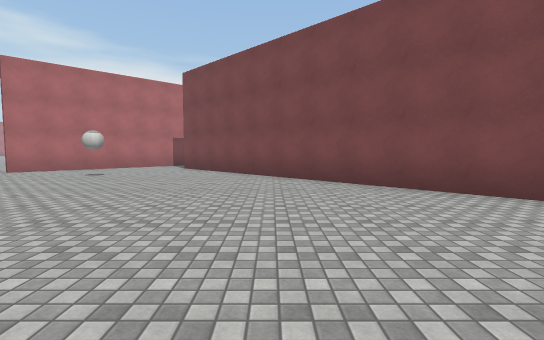
[1] (above)

24 first-person views from a walk through a Unity game level. The camera is 1.4 m above the floor, tilts 4° down and sees 85° across. The floor is counted in squares, 2 m on a side. Each view is taken from the middle of a square. On the plan, view 1 faces up. The plan holds only what a view shows up to about 10 squares ahead; the rest is blank. The place goes on beyond the plan. Surface patterns are stand-ins for the level's own textures.

[2]
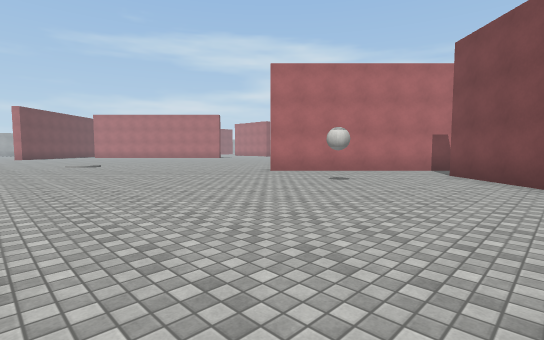

[3]
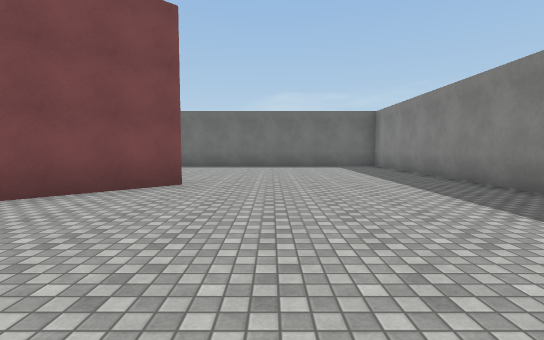

[4]
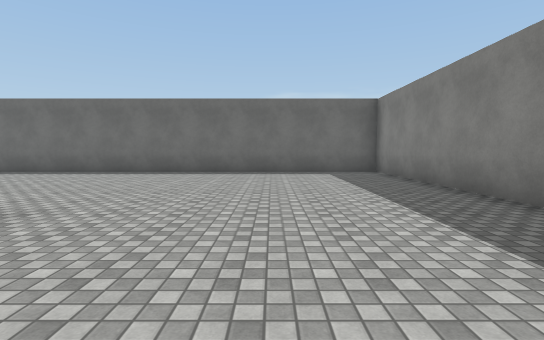

[5]
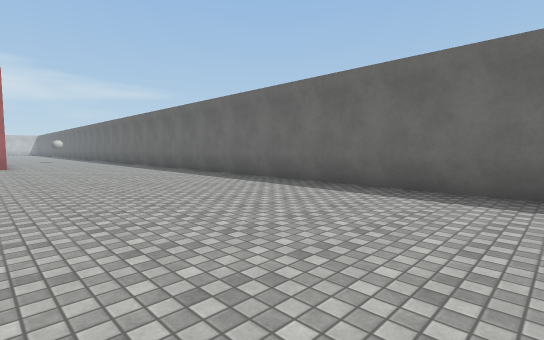

[6]
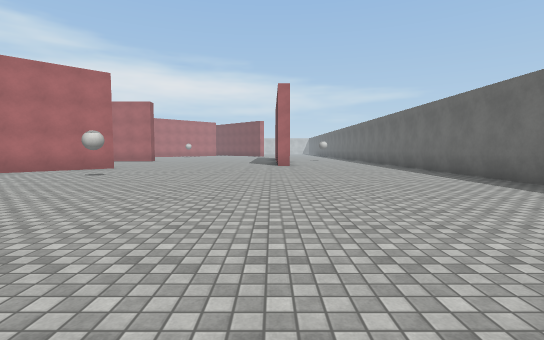

[7]
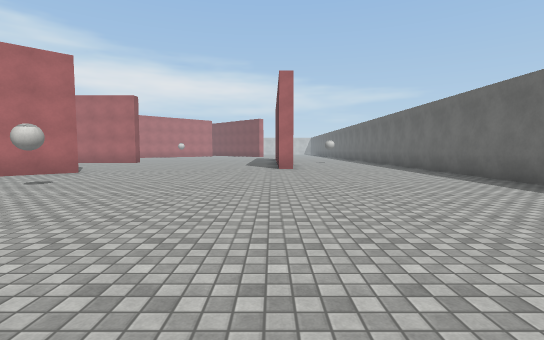

[8]
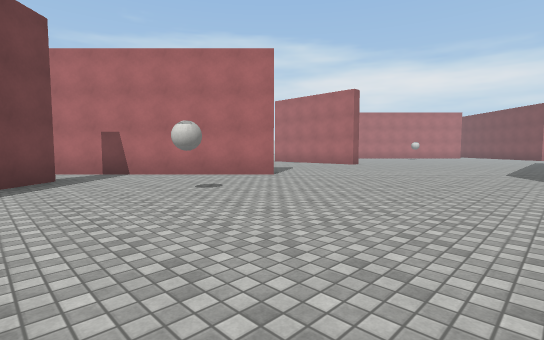

[9]
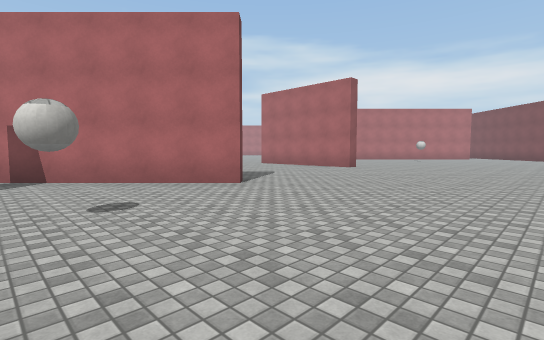

[10]
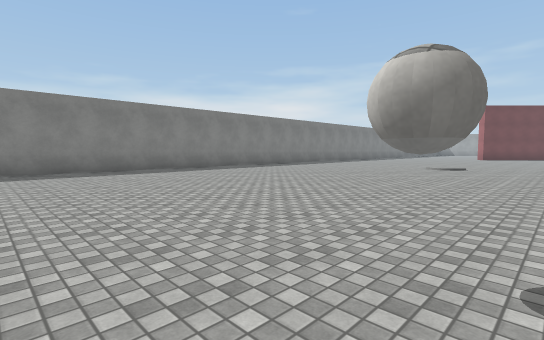

[11]
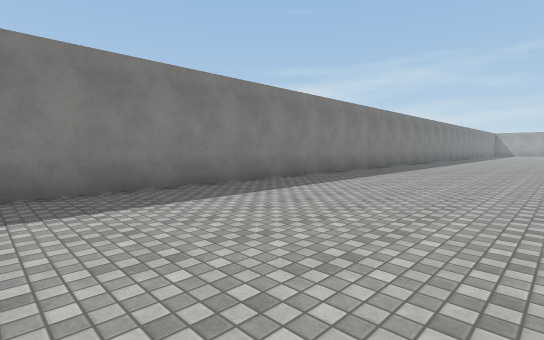

[12]
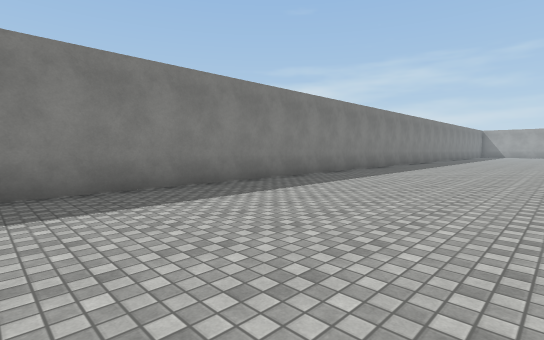

[13]
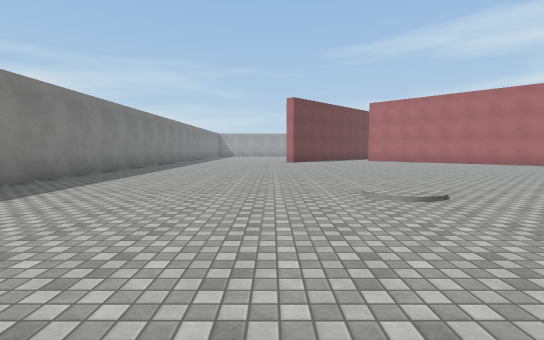

[14]
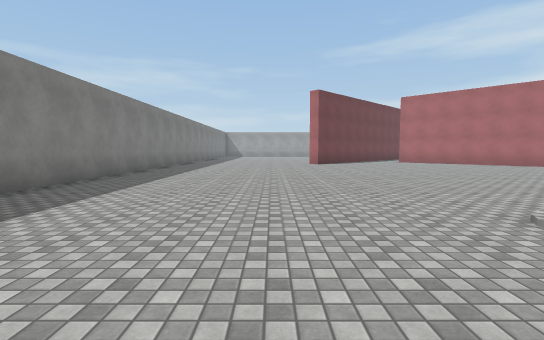

[15]
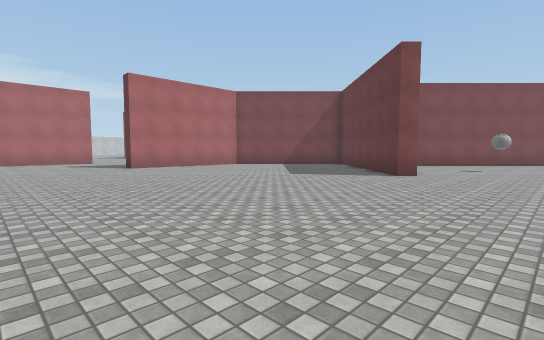

[16]
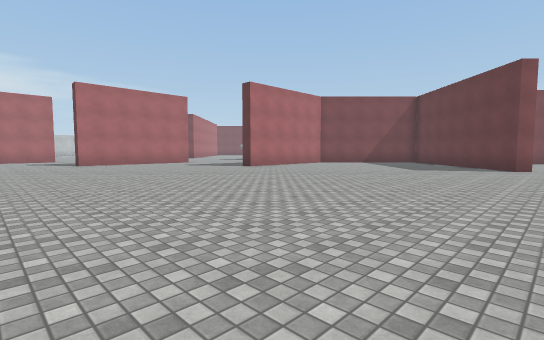

[17]
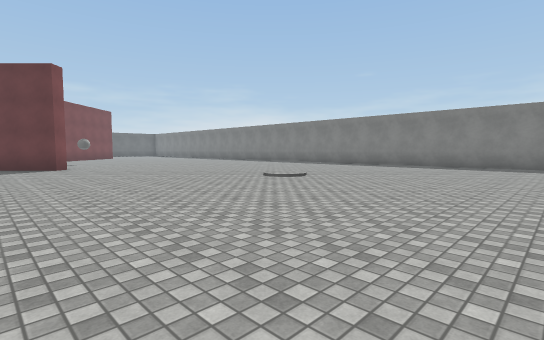

[18]
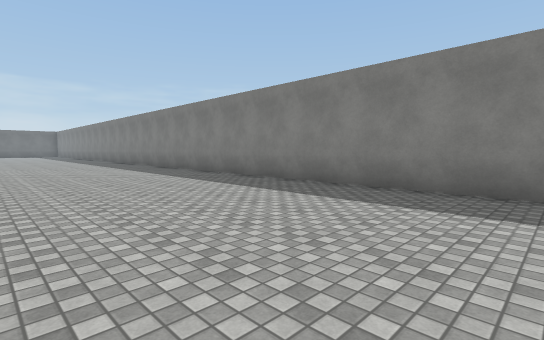

[19]
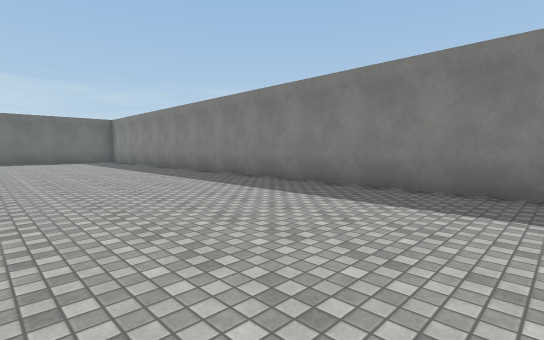

[20]
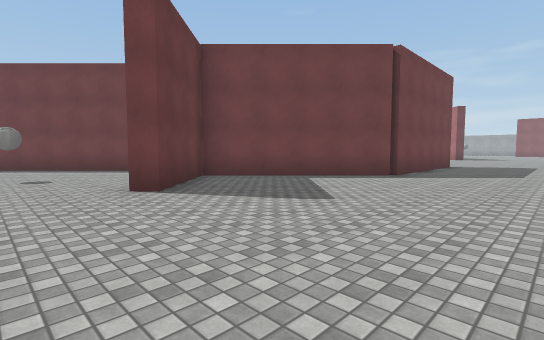

[21]
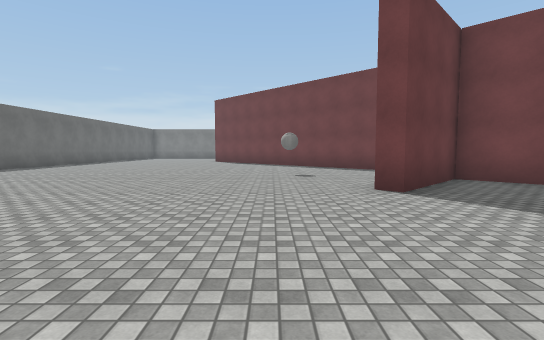

[22]
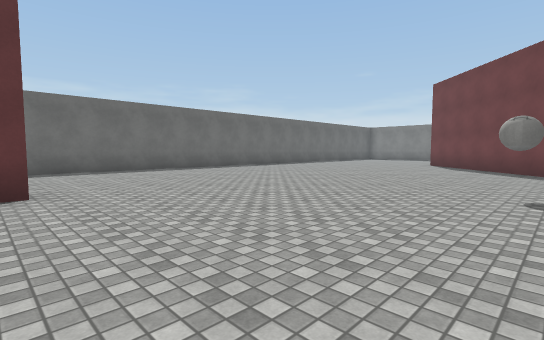

[23]
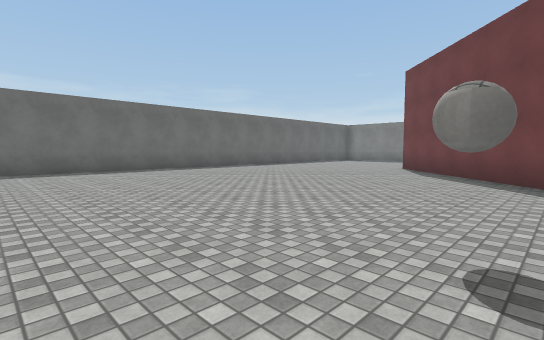

[24]
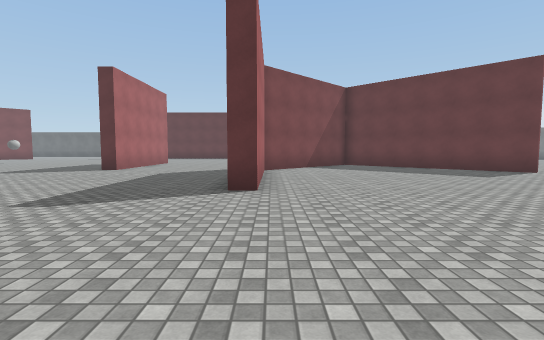

### Floor plan
Points are (right, up) in squares from view 1. A wall is a line through its corners. A room is listed if a view was taken in it or the views show most of it. See-through windows are left out.
Room 1 (views 1, 2, 3, 4, 5, 6, 7, 8, 9, 10, 11, 12, 13, 14, 15, 16, 17, 18, 19, 20, 21, 22, 23, 24)
walls: (-2.9, 11.2) (3.7, 4.6); (-7.4, 17.2) (-12, 17.2) (-12, 17.8); (-10, 17.8) (-7, 17.8) (-3.3, 14.1) (-1.1, 16.2) (-0.8, 15.9) (-7.9, 8.8) (-8.2, 9.1) (-6.6, 10.7); (3.9, 3.7) (-3.2, 10.9); (-7, 22.2) (-7, 22.8); (5.2, 17.4) (5.2, 17.9); (-22, -2.2) (10.3, -2.2) (10.3, 17.1)

Positions as (right, up) in squares from view 1, and headings:
1: (0, 0), facing up
2: (-1, 2), facing up-left
3: (-2, 2), facing right
4: (1, 1), facing right
5: (5, 4), facing up-right
6: (5, 5), facing up
7: (5, 7), facing up
8: (5, 10), facing up-left
9: (4, 12), facing up-left
10: (-3, 8), facing down-left
11: (-3, 3), facing down-left
12: (-9, 3), facing down-left
13: (-10, 3), facing left
14: (-12, 2), facing left
15: (-16, 6), facing up-right
16: (-20, 8), facing up-right
17: (-20, 11), facing down-right
18: (-22, 3), facing down-right
19: (-7, 3), facing down-right
20: (1, 21), facing down-left
21: (1, 21), facing down
22: (0, 18), facing down-right
23: (0, 15), facing down-right
24: (-17, 17), facing right
